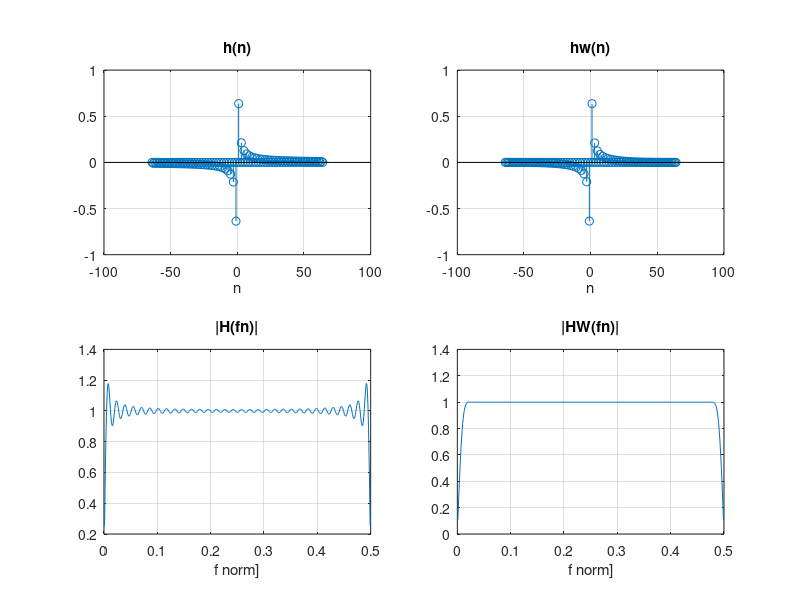
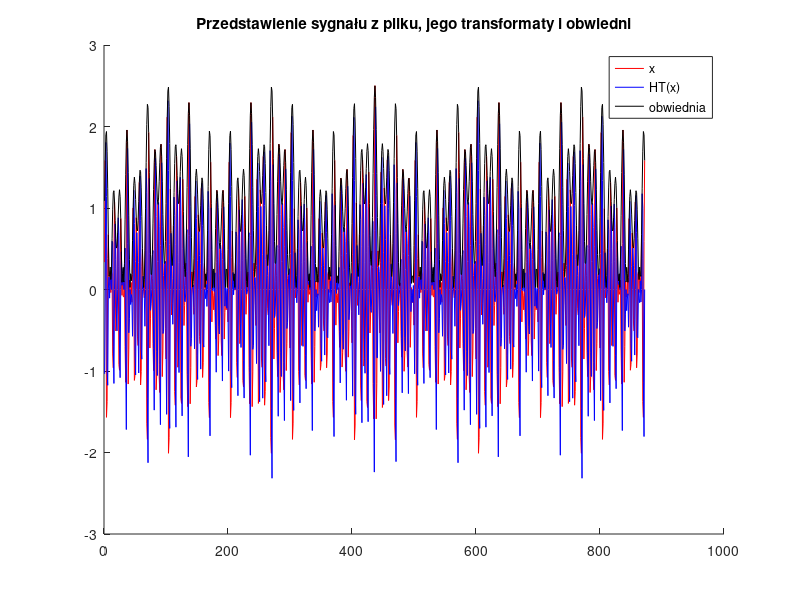
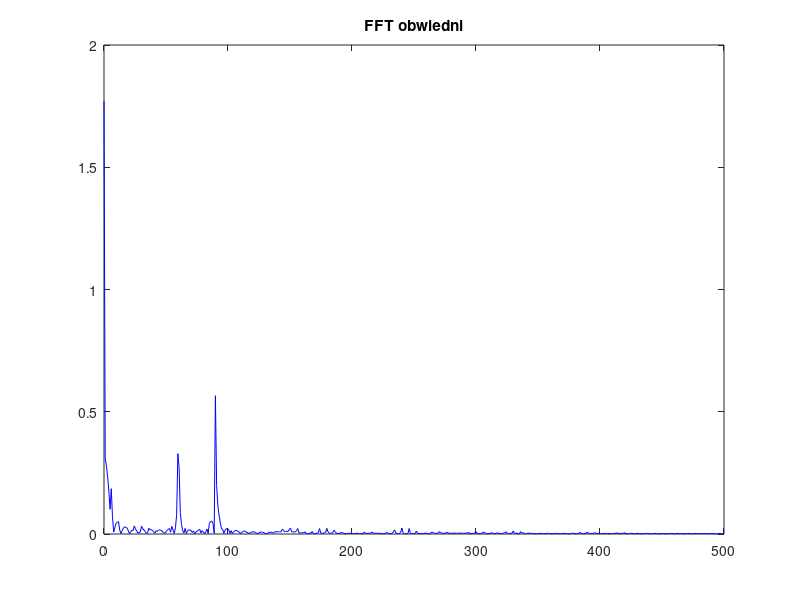

Here is the MATLAB script that generated these plots, in order: (Note: this script raises an error after producing the figures.)
clc;
% Zadanie 1 - Filtr Hilberta, demodulacja AM
clear all; close all;


%% Dany sygnał
load('lab08_am.mat');
x = s6;

%% Generowanie teoretycznej odpowiedzi impulsowej
fs = 1000;                          % czestotliwosc probkowania
fc = 200;                           % czestotliwosc nosna
M  = 64;                            % polowa dlugosci filtra
N  = 2*M+1;
n  = 1:M;
h  = (2/pi)*sin(pi*n/2).^2 ./n;     % połowa odpowiedzi impulsowej (TZ str. 352)
h  = [-h(M:-1:1) 0 h(1:M)];         % cała odpowiedź dla n = ?M,...,0,...,M

%% Wymnażanie przez okno Blackmana
w  = blackman(N); 
w  = w';            
hw = h.*w;                          % wymnożenie odpowiedzi impulsowej z oknem

%% widmo Fouriera oraz wykresy

m = -M : 1 : M;                     % dla filtra nieprzyczynowego (bez przesunięcia o M próbek w prawo)
% m = 0 : N-1;                      % dla filtra przyczynowego (z przesunięciem o M próbek w prawo)
NF = 500; 
fn=0.5*(1:NF-1)/NF;
for k=1:NF-1
H(k)  =sum (h  .* exp(-j*2*pi*fn(k)*m));
HW(k) =sum (hw .* exp(-j*2*pi*fn(k)*m));
end

figure(2);
set(figure(2),'units','points','position',[0,0,1440,750]);
subplot(2,2,1);
stem(m,h); grid; title('h(n)'); xlabel('n');
subplot(2,2,2);
stem(m,hw); grid; title('hw(n)'); xlabel('n'); 
subplot(2,2,3);
plot(fn,abs(H)); grid; title('|H(fn)|'); xlabel('f norm]'); 
subplot(2,2,4);
plot(fn,abs(HW)); grid; title('|HW(fn)|'); xlabel('f norm]');

%% Porównanie z funkcja hilbert() matlaba
HT = hilbert(x);

%% Filtracja odpowiedzią impulsową
xHT = conv(x,hw);           % filtracja sygnału x(n) za pomocą odp. impulsowej hw(n); otrzymujemy Nx+N?1 próbek
xHT = xHT(N:1000);          % odcięcie stanów przejściowych (po N?1 próbek) z przodu sygnału y(n)
x2  = x(M+1:1000-M);        % odcięcie tych próbek z x(n), dla których nie ma poprawnych odpowiedników w y(n)
m   = sqrt(x2.^2 + xHT.^2); % obwiednia to pierwiastek z sumy kwadratów sygnałów x i jego transformacji Hilberta HT(x).

%% Sygnał x2 wraz z jego transformatą Hilberta xHT i obwiednią m
figure('Name','Sygnał x wraz z jego transformatą Hilberta xHT i obwiednią m');
set(figure(3),'units','points','position',[0,0,1440,750]);
hold on;
plot(x2,'r'); 
plot(xHT,'b');
plot(m,'k'); 
title('Przedstawienie sygnału z pliku, jego transformaty i obwiedni')
legend('x','HT(x)','obwiednia');
hold off;

%% FFT obwiedni
NFFT = 2^nextpow2(fs);
Y    = fft(m,NFFT)/fs;                  %transformata fouriera obwiedni
f    = fs/2*linspace(0,1,NFFT/2+1);

figure('Name','FFT obwiedni')
set(figure(4),'units','points','position',[0,0,1440,750]);;
plot(f,2*abs(Y(1:NFFT/2+1)),'b');
title('FFT obwiedni');

%% Odczytanie parametrów sygnału modulującego m(t)
[pks, locs] = findpeaks(2*abs(Y(1:NFFT/2+1)), 'SortStr','descend');

if(0)
    f1 = locs(1); f2=locs(2); f3=locs(3);
    A1 = pks(1);  A2=pks(2);  A3=pks(3);
else
    f1=6;  f2=60;    f3=90;
    A1=0.2; A2=0.33; A3=0.57;
end

%% Sygnał modulujący amplitudę mr(t) - suma trzech sygnałów
t  = 0:1/fs:1-1/fs;
mr = 1 + A1*cos(2*pi*f1*t) + A2*cos(2*pi*f2*t) + A3*cos(2*pi*f3*t);     % sygnał modulujący
mr = mr(M+1:1000-M);                                                    % odcięcie próbek

%% Sygnał m(t) z pliku po filtrze Hilberta vs Sygnał mr(t) rekonstruowany
figure('Name','Sygnał m(t) z pliku po filtrze Hilberta vs Sygnał mr(t) rekonstruowany');
set(figure(5),'units','points','position',[0,0,1440,750]);
hold on;
plot(m, 'b');
plot(mr,'r');
plot(abs(HT(M:end)),'k');
title('Porównanie sygnałów modulujących m i mr');
legend('m  - Z filtru FIR','mr - Zrekonstruowany','matlab hilbert()'); 
hold off;

%% Sygnał x z pliku zmodulowany vs Sygnał xr rekonstruowany i zmodulowany
xn = sin(2*pi*fc*t);          % nośna z treści
xn = xn(M+1:1000-M);          % odcięcie próbek
xr = xn.*mr;                  % sygnał zmodulowany po odtworzeniu

figure('Name','Sygnał x z pliku zmodulowany vs Sygnał xr rekonstruowany i zmodulowany');
set(figure(6),'units','points','position',[0,0,1440,750]);
hold on;
plot(x2,'r');
plot(xr,'b');
title('Porównanie sygnałów x i xr po modulacji');
legend('x  - Sygnał z pliku zmodulowany ','xr - Sygnał skonstruowany i zmodulowany');
hold off;
